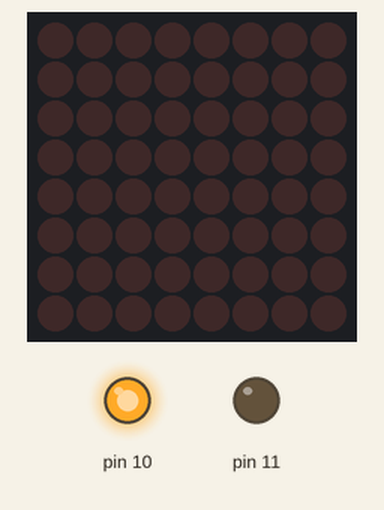
Recording of a program running on a simulated Raspberry Pi (header pin numbers). On the bench: 8×8 LED matrix, output pins drawn as LEDs (lit = HIGH). What the program prints to the terminal is not drawn.

Above: at 0.1 s.
At 2.1 s:
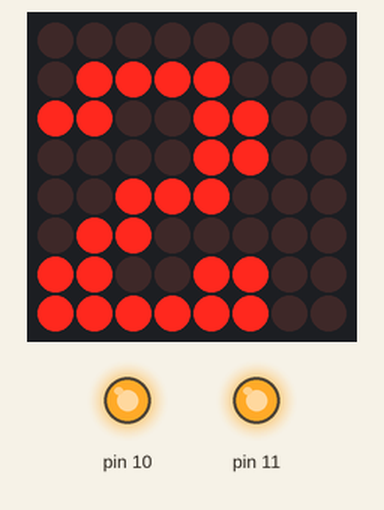
At 4.1 s:
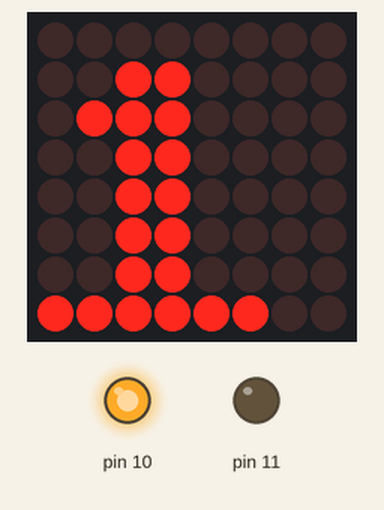
Timing chart, 0 to 129.6 s (numbered marks = the images above):
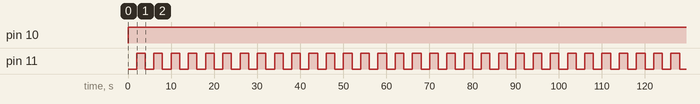

The program:

shortmatrix2.py
```python
import RPi.GPIO as GPIO
from time import sleep, strftime
from datetime import datetime

from luma.core.interface.serial import spi, noop
from luma.core.render import canvas
from luma.core.virtual import viewport
from luma.led_matrix.device import max7219
from luma.core.legacy import text, show_message
from luma.core.legacy.font import proportional, CP437_FONT, LCD_FONT

GPIO.setmode(GPIO.BOARD)

def main():
    led1 = 10
    led2 = 11
    GPIO.setup(10, GPIO.OUT, initial = GPIO.LOW)
    GPIO.setup(11, GPIO.OUT, initial = GPIO.LOW)
    serial = spi(port=0, device=0, gpio=noop())
    device = max7219(serial, width=8, height=8, block_orientation=0)
    print(device)
    device.contrast(100)
    virtual = viewport(device, width=8, height=8)

    #show_message(device, 'Raspberry Pi MAX7219', fill="white", font=proportional(LCD_FONT), scroll_delay=0.08)

    while True:
        with canvas(virtual) as draw:
            text(draw, (0, 1), '2', fill="white", font=proportional(CP437_FONT))
            GPIO.output(10, GPIO.HIGH)
            GPIO.output(11, GPIO.LOW)
            sleep(2)

        with canvas(virtual) as draw:
            text(draw, (0, 1), '1', fill="white", font=proportional(CP437_FONT))
            GPIO.output(10, GPIO.HIGH)
            GPIO.output(11, GPIO.HIGH)
            sleep(2)

'''
        for _ in range(1):
            for intensity in range(16):
                device.contrast(intensity*16)
                sleep(0.1)
'''

if __name__ == '__main__':
    main()
```

Measured:
- by itself, pin 10: LOW → HIGH at 0.01 s
- by itself, pin 11: alternates HIGH for 2.0 s and LOW for 2.0 s
- what the display in image 1 shows lasts 2.0 s, from 2.0 s to 4.0 s
